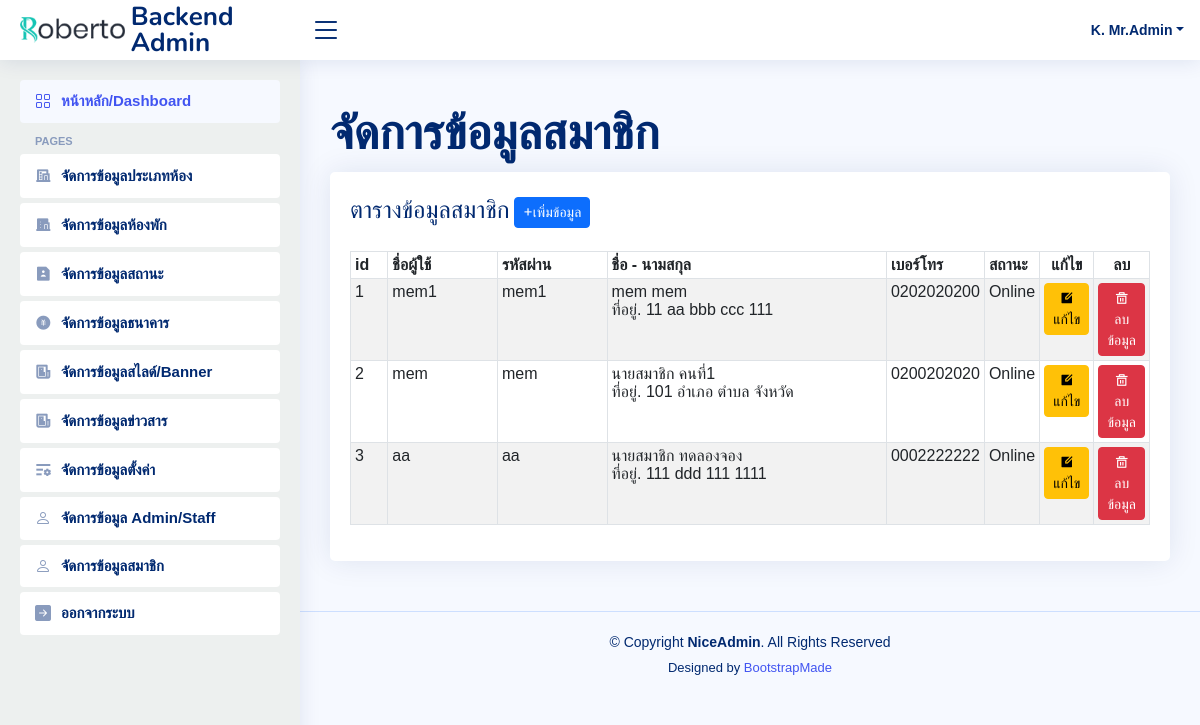
Screenshot of /admin/member.php (signed in) with the database file from the repository.
### tables this page shows
CREATE TABLE `tb_ac_admin` (
  `admin_id` int(3) NOT NULL,
  `status_id` int(3) NOT NULL DEFAULT 1,
  `admin_name` varchar(100) NOT NULL,
  `admin_password` varchar(100) NOT NULL,
  `admin_firstname` varchar(100) NOT NULL,
  `admin_surname` varchar(100) NOT NULL,
  `admin_phone` varchar(10) NOT NULL,
  `admin_show` tinyint(3) UNSIGNED NOT NULL DEFAULT 1,
  `admin_address` text DEFAULT NULL
);

### admin/member_list.php (the view)
<?php
$sql_script = "SELECT *FROM tb_ac_admin WHERE status_id=3";
$result = mysqli_query($Connection, $sql_script) or die (mysqli_error($Connection));
?>
<table class="table datatable table-striped table-bordered table-sm">
  <thead>
    <tr>
      <th width="5%"><font face="TH Sarabun New" > id</font></th>
      <th width="15%"><font face="TH Sarabun New" > ชื่อผู้ใช้</font></th>
      <th width="15%"><font face="TH Sarabun New" > รหัสผ่าน</font></th>
      <th width="40%"><font face="TH Sarabun New" > ชื่อ - นามสกุล</font></th>
      <th width="10%"><font face="TH Sarabun New" > เบอร์โทร</font></th>
      <th width="5%"><font face="TH Sarabun New" > สถานะ</font></th>
      <th width="5%"><center><font face="TH Sarabun New" >แก้ไข</font></center></th>
      <th width="5%"><center><font face="TH Sarabun New" >ลบ</font></center></th>
    </tr>
  </thead>
  <tbody>
    <?php $i=1; foreach ($result as $row_result) {  ?>
    <tr>
      <td scope="row"><?php echo $i++;?></td>
      <td><?php echo $row_result["admin_name"];?></td>
      <td><?php echo $row_result["admin_password"];?></td>
      <td><?php echo $row_result["admin_firstname"];?>  <?php echo $row_result["admin_surname"];?> <br>
      ที่อยู่. <?php echo $row_result["admin_address"];?></td>
      <td><?php echo $row_result["admin_phone"];?></td>
      <td><?php if($row_result["admin_show"] == 1){ echo 'Online'; }else{ echo 'ระงับ'; } ?></td>
      <td><center>
        <a href="member.php?act=edit&admin_id=<?php echo $row_result["admin_id"];?>" class="btn btn-warning btn-sm">
          <i class="ri-edit-box-fill"> </i>
        <font face="TH Sarabun New" > แก้ไข </font></a>
        </center>
      </td>
      <td><center>
        <a type="button" class="btn btn-danger btn-sm" href="JavaScript:if(confirm('คุณแน่ใจที่จะลบข้อมูลนี้?') == true){window.location='member.php?admin_id=<?php echo $row_result["admin_id"];?>&act=del';}">
          <i class="ri-delete-bin-5-line"><font face="TH Sarabun New" > ลบข้อมูล</font></i>
        </a>
        </center>
      </td>
    </tr>
    <?php } ?>
  </tbody>
</table>

### admin/web_struc/header.php (shortened to what this page needs)
======= Header ======= -->
  <header id="header" class="header fixed-top d-flex align-items-center">
    <div class="d-flex align-items-center justify-content-between">
      <a href="index.php" class="logo d-flex align-items-center">
        <img src="assets/img/logo.png" alt="">
        <span class="d-none d-lg-block">Backend Admin</span>
      </a>
      <i class="bi bi-list toggle-sidebar-btn"></i>
    </div>
    <nav class="header-nav ms-auto">
      <ul class="d-flex align-items-center">
        <li class="nav-item dropdown pe-3">
          <a class="nav-link nav-profile d-flex align-items-center pe-0" href="#" data-bs-toggle="dropdown">
            <span class="d-none d-md-block dropdown-toggle ps-2">K. <?=$rowAdmin['admin_firstname'];?></span>
          </a>
        </li>
      </ul>
    </nav>
  </header><!-- End Header

### admin/assets/css/style.css (style rules this page uses)
:root { scroll-behavior: smooth; }
body { font-family: "Open Sans", sans-serif; background: #f6f9ff; color: #444444; }
a { color: #4154f1; text-decoration: none; }
.logo { line-height: 1; }
@media (min-width: 1200px) { .logo { width: 280px; } }
.logo img { max-height: 26px; margin-right: 6px; }
.logo span { font-size: 26px; font-weight: 700; color: #012970; font-family: "Nunito", sans-serif; }
.header { transition: all 0.5s; z-index: 997; height: 60px; box-shadow: 0px 2px 20px rgba(1, 41, 112, 0.1); background-color: #fff; padding-left: 20px; }
.header .toggle-sidebar-btn { font-size: 32px; padding-left: 10px; cursor: pointer; color: #012970; }
.header-nav ul { list-style: none; }
.header-nav>ul { margin: 0; padding: 0; }
.header-nav .nav-profile { color: #012970; }
.header-nav .nav-profile span { font-size: 14px; font-weight: 600; }

### admin/web_struc/title.php (style rules this page uses)
* { font-family:sans-serif; !important }

### rows the page displays
tb_ac_admin: admin_firstname "Mr.Admin"
tb_ac_admin: admin_name "mem1", admin_password "mem1", admin_firstname "mem", admin_surname "mem", admin_address "11 aa bbb ccc 111", admin_phone "0202020200", admin_show "Online"
tb_ac_admin: admin_name "mem", admin_password "mem", admin_firstname "นายสมาชิก", admin_surname "คนที่1", admin_address "101 อำเภอ ตำบล จังหวัด", admin_phone "0200202020", admin_show "Online"
tb_ac_admin: admin_name "aa", admin_password "aa", admin_firstname "นายสมาชิก", admin_surname "ทดลองจอง", admin_address "111 ddd 111 1111", admin_phone "0002222222", admin_show "Online"
